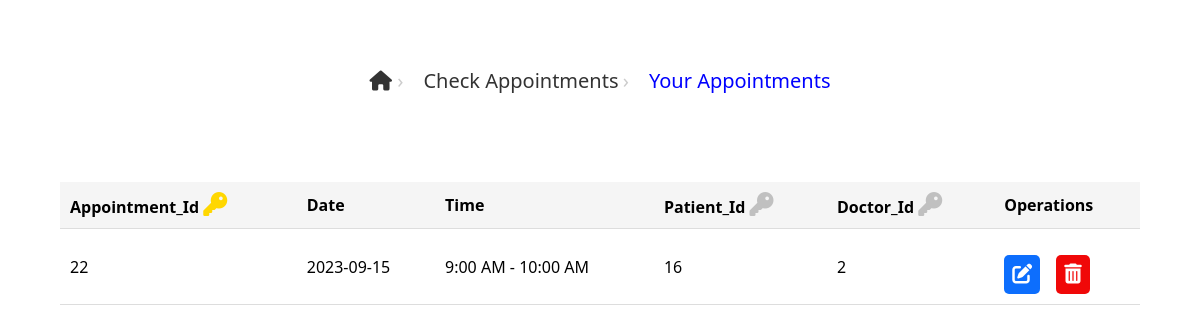
Screenshot of /Project/patientAppointmentDisplay.php?p_id=16 with the database file from the repository.
### tables this page shows
CREATE TABLE `appointment` (
  `Appointment_Id` int(10) UNSIGNED NOT NULL,
  `Date` date DEFAULT NULL,
  `Time` varchar(50) DEFAULT NULL,
  `Patient_Id` int(10) UNSIGNED DEFAULT NULL,
  `Doctor_Id` int(10) UNSIGNED DEFAULT NULL
);

### Project/patientAppointmentDisplay.php (the view, shortened to what this page needs)
<!DOCTYPE html>
<html lang="en">
<head>
    <link rel="stylesheet" href="https://cdnjs.cloudflare.com/ajax/libs/font-awesome/6.4.2/css/all.min.css" />
    <link rel="stylesheet" href="./Assets/css/doctors.css">
    <link rel="stylesheet" href="./Assets/css/crud.css">
</head>
<body>
    <ul class="breadcrumb">
        <li class="breadcrumb_item">
            <a href="./index.php" class="breadcrumb_link">
                <i class="fa-solid fa-house"></i>
            </a>
        </li>
        <li class="breadcrumb_item">
            <a href="./patientAppointmentForm.php" class="breadcrumb_link">check appointments</a>
        </li>
        <li class="breadcrumb_item">
            <a href="" class="breadcrumb_link breadcrumb_link_active" readonly>your appointments</a>
        </li>
    </ul>
    <br>
    <div class="container">
        <table class="table">
            <thead>
                <tr>
                    <th>Appointment_Id&nbsp;<i class='fa-solid fa-key pk'></th>
                    <th>Date</th>
                    <th>Time</th>
                    <th>Patient_Id&nbsp;<i class='fa-solid fa-key fk'></th>
                    <th>Doctor_Id&nbsp;<i class='fa-solid fa-key fk'></th>
                    <th>Operations</th>
                </tr>
            </thead>
            <tbody>
                <?php
                include './connection.php';
                if (isset($_GET['p_id'])) {
                    $p_id = $_GET['p_id'];
                }
                    $sql = "SELECT * FROM appointment WHERE Patient_Id = '$p_id'";
                    $result = $connection->query($sql);
                    if (mysqli_num_rows($result) > 0) {
                        while ($row = mysqli_fetch_assoc($result)) {
                            echo "<tr>";
                            echo "<td>" . $row['Appointment_Id'] . "</td>";
                            echo "<td>" . $row['Date'] . "</td>";
                            echo "<td>" . $row['Time'] . "</td>";
                            echo "<td>" . $row['Patient_Id'] . "</td>";
                            echo "<td>" . $row['Doctor_Id'] . "</td>";
                            echo "<td><button class='btn'><a href='./Crud System/reschedule.php?a_id=" . $row['Appointment_Id'] . "&p_id=" . $row['Patient_Id'] . "&d_id=" . $row['Doctor_Id'] . "'><i class='fa-solid fa-pen-to-square'></i></a></button><button class='btn btn-del'><a href='./Crud System/deleteAppointment.php?cancel_id=" . $row['Appointment_Id'] . "'><i class='fa-solid fa-trash-can'></i></a></button></td>";
                            echo "</tr>";
                        }
                    } else {
                        echo "No data found";
                    }
                ?>
            </tbody>
        </table>
    </div>
</body>
</html>

### Project/Assets/css/doctors.css (style rules this page uses)
* { margin: 0; padding: 0; box-sizing: border-box; }
:root { --main-color: #ffffff; --sub-color: #1212f0; --white: #68694d; --border: 0.1rem solid rgba(105, 94, 74, 0.3); }
body { background-color: rgb(245, 243, 243); font-family: "Segoe UI", Tahoma, Geneva, Verdana, sans-serif; }
.btn { cursor: pointer; padding: 1rem 2rem; border: none; font-size: 1.25rem; font-weight: bolder; color: var(--sub-color); text-align: center; text-transform: capitalize; text-decoration: none; margin-top: 1rem; background-color: rgb(19, 154, 244); color: var(--main-color); border-radius: 0.625rem; transition: all 0.3s ease; align-self: flex-start; }
.breadcrumb { display: flex; justify-content: center; align-items: center; height: 20vh; gap: 20px; list-style: none; padding: 0; margin: 0; font-family: "Segoe UI", Tahoma, Geneva, Verdana, sans-serif; }
.breadcrumb_item:not(:last-of-type)::after { content: "\203a"; margin-left: 0 10px; color: #ccc; font-size: 20px; }
.breadcrumb_link { text-decoration: none; background-color: transparent; color: #333; border: none; font-size: 20px; font-weight: 500; text-transform: capitalize; transition: all 0.3s ease-in-out; }
.breadcrumb_link_active { color: blue; }

### Project/Assets/css/crud.css (style rules this page uses)
body { background-color: white; }
.container { max-width: 1080px; display: grid; place-items: center; margin: auto; }
.btn { background-color: #0d6efd; padding: 8px; border: none; border-radius: 5px; transition: all 0.3s ease-in-out; }
.btn a { text-decoration: none; color: white; }
.btn-del { background-color: #F00808; padding: 8px; border: none; margin-left: 1rem; border-radius: 5px; transition: all 0.3s ease-in-out; }
.btn-del a { text-decoration: none; color: white; }
table { border-collapse: collapse; width: 100%; }
th, td { padding: 10px; text-align: left; border-bottom: 1px solid #ddd; }
th { background-color: #f5f5f5; font-weight: bold; }
.fa-key { font-size: 1.5rem; }
.pk { color: #FFD700; }
.fk { color: #C0C0C0; }

### rows the page displays
appointment: Appointment_Id "22", Date "2023-09-15", Time "9:00 AM - 10:00 AM", Patient_Id "16", Doctor_Id "2"
